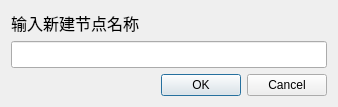
<?xml version="1.0" encoding="UTF-8"?>
<ui version="4.0">
 <class>CDialogNewNode</class>
 <widget class="QDialog" name="CDialogNewNode">
  <property name="geometry">
   <rect>
    <x>0</x>
    <y>0</y>
    <width>338</width>
    <height>99</height>
   </rect>
  </property>
  <property name="windowTitle">
   <string>Dialog</string>
  </property>
  <layout class="QGridLayout" name="gridLayout">
   <item row="0" column="0">
    <layout class="QVBoxLayout" name="verticalLayout">
     <item>
      <widget class="QLabel" name="label">
       <property name="font">
        <font>
         <family>Times New Roman</family>
         <pointsize>12</pointsize>
        </font>
       </property>
       <property name="text">
        <string>输入新建节点名称</string>
       </property>
      </widget>
     </item>
     <item>
      <widget class="QLineEdit" name="lineEdit">
       <property name="font">
        <font>
         <family>Times New Roman</family>
         <pointsize>12</pointsize>
        </font>
       </property>
      </widget>
     </item>
     <item>
      <widget class="QDialogButtonBox" name="buttonBox">
       <property name="orientation">
        <enum>Qt::Horizontal</enum>
       </property>
       <property name="standardButtons">
        <set>QDialogButtonBox::Cancel|QDialogButtonBox::Ok</set>
       </property>
      </widget>
     </item>
    </layout>
   </item>
  </layout>
 </widget>
 <resources/>
 <connections>
  <connection>
   <sender>buttonBox</sender>
   <signal>accepted()</signal>
   <receiver>CDialogNewNode</receiver>
   <slot>accept()</slot>
   <hints>
    <hint type="sourcelabel">
     <x>248</x>
     <y>254</y>
    </hint>
    <hint type="destinationlabel">
     <x>157</x>
     <y>274</y>
    </hint>
   </hints>
  </connection>
  <connection>
   <sender>buttonBox</sender>
   <signal>rejected()</signal>
   <receiver>CDialogNewNode</receiver>
   <slot>reject()</slot>
   <hints>
    <hint type="sourcelabel">
     <x>316</x>
     <y>260</y>
    </hint>
    <hint type="destinationlabel">
     <x>286</x>
     <y>274</y>
    </hint>
   </hints>
  </connection>
 </connections>
</ui>
